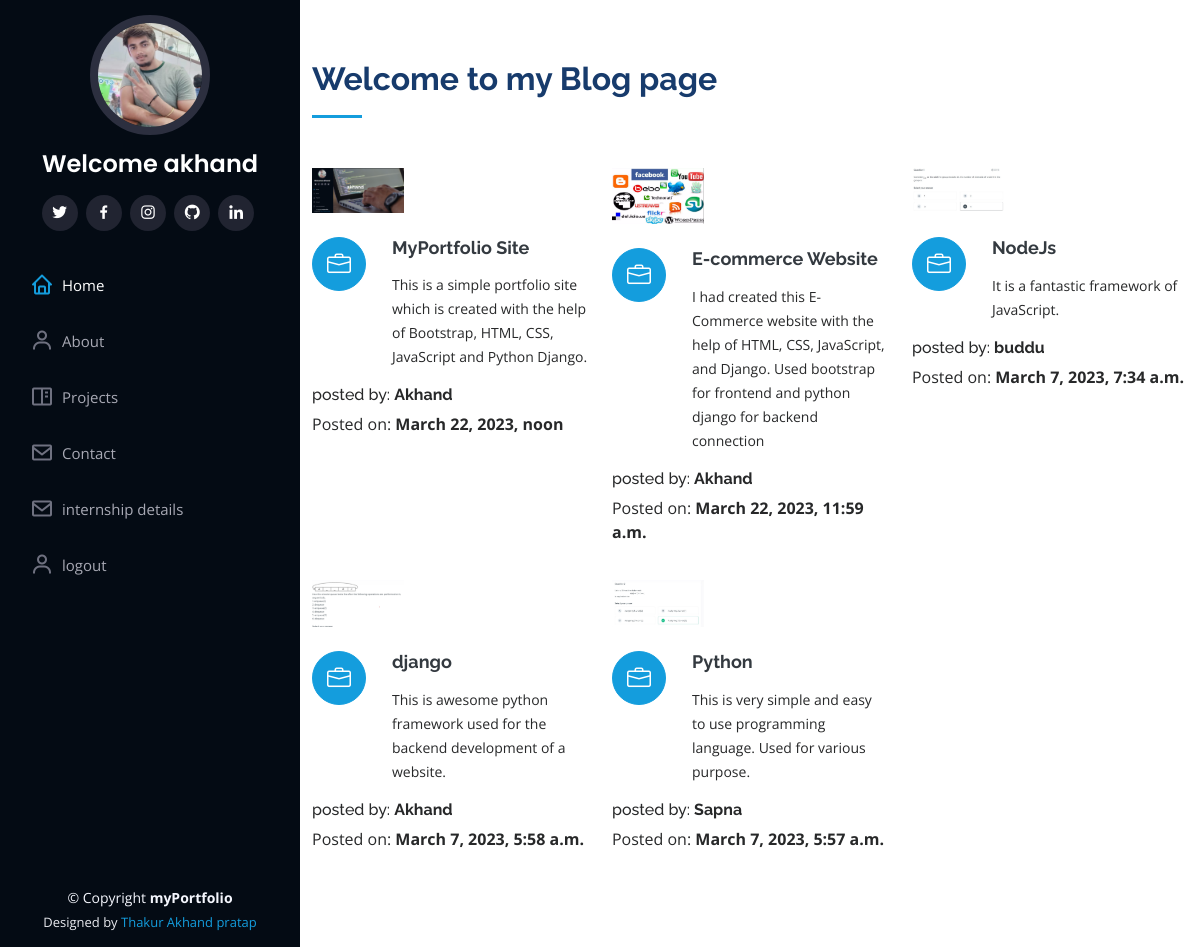
Page /blog/ (signed in) on the committed database.
### portfolio/models.py (models this page shows, shortened)
class Blog(models.Model):
    title=models.CharField(max_length=60)
    description=models.TextField()
    authname=models.CharField(max_length=15)
    img=models.ImageField(upload_to='blog',blank=True,null=True)
    timeStamp=models.DateTimeField(auto_now_add=True)

### portfolio/views.py (the view)
# urls.py: path('blog/',views.handleblog,name='handleblog'),
def handleblog(request):
    posts=Blog.objects.all()
    context={"posts":posts}
    return render(request,'handleblog.html',context)

### templates/handleblog.html (shortened to what this page needs)
{% extends "basic.html" %}
{% block body %}
{% load static %}
    <section id="services" class="services">
        <div class="container">
          <div class="section-title">
            <h2>Welcome to my Blog page</h2>
          </div>
          <div class="row">
           {% for post in posts reversed  %}
           <div class="col-lg-4 col-md-6 icon-box" data-aos="fade-up">
            <div class="col-lg-4" data-aos="fade-right">
                <img src="{{post.img.url}}" class="img-fluid" alt="no-image">
              </div>
              <br>
            <div class="icon"><i class="bi bi-briefcase"></i></div>
            <h4 class="title"><a href="">{{post.title}}</a></h4>
            <p class="description">{{post.description}}</p>
            <h6>posted by: <strong> {{post.authname}}</strong></h6>
            <p class="">Posted on: <strong>{{post.timeStamp}}</strong></p>
          </div>
            {% endfor %}
          </div>
        </div>
      </section>
{% endblock body %}

### templates/basic.html (shortened to what this page needs)
{% load static %}
<!DOCTYPE html>
<html lang="en">
<head>
  <link href="{% static 'assets/vendor/aos/aos.css' %}" rel="stylesheet">
  <link href="{% static 'assets/vendor/bootstrap/css/bootstrap.min.css' %}" rel="stylesheet">
  <link href="{% static 'assets/vendor/bootstrap-icons/bootstrap-icons.css' %}" rel="stylesheet">
  <link href="{% static 'assets/vendor/boxicons/css/boxicons.min.css' %}" rel="stylesheet">
  <link href="{% static 'assets/vendor/glightbox/css/glightbox.min.css' %}" rel="stylesheet">
  <link href="{% static 'assets/vendor/swiper/swiper-bundle.min.css' %}" rel="stylesheet">
  <link href="{% static 'assets/css/style.css' %}" rel="stylesheet">
</head>
<body>
  <header id="header">
    <div class="d-flex flex-column">
      <div class="profile">
        <img src="{% static 'assets/img/profile.jpeg' %}" alt="" class="img-fluid rounded-circle">
        <h1 class="text-light"><a href="index.html">Welcome {{user.username}}</a></h1>
        <div class="social-links mt-3 text-center">
          <a href="https://twitter.com/home" class="twitter"target="__blank"><i class="bx bxl-twitter"></i></a>
          <a href="https://www.facebook.com/profile.php?id=100035635520962" class="facebook"target="__blank"><i class="bx bxl-facebook"></i></a>
          <a href="#" class="instagram"><i class="bx bxl-instagram"target="__blank"></i></a>
          <a href="ttps://github.com/Akhand-123/textUtiles.git" class="github"target="__blank"><i class="bx bxl-github"target="__blank"></i></a>
          <a href="https://www.linkedin.com/in/akhand-pratap-singh-742aa1230/" class="linkedin"target="__blank"><i class="bx bxl-linkedin"></i></a>
        </div>
      </div>
      <nav id="navbar" class="nav-menu navbar">
        <ul>
          <li><a href="/" class="nav-link scrollto active"><i class="bx bx-home"></i> <span>Home</span></a></li>
          <li><a href="/about" class="nav-link scrollto"><i class="bx bx-user"></i> <span>About</span></a></li>
          <li><a href="/blog" class="nav-link scrollto"><i class="bx bx-book-content"></i> <span>Projects</span></a></li>
          <li><a href="/contact" class="nav-link scrollto"><i class="bx bx-envelope"></i> <span>Contact</span></a></li>
          <li><a href="/internshipdetails" class="nav-link scrollto"><i class="bx bx-envelope"></i> <span>internship details </span></a></li>
          {% if not request.user.is_authenticated %}
          <li><a href="/auth/signup" class="nav-link scrollto"><i class="bx bx-user"></i> <span>SignUp</span></a></li>
          <li><a href="/auth/login/" class="nav-link scrollto"><i class="bx bx-user"></i> <span>LogIn</span></a></li>
          {% else %}
          <li><a href="/auth/logout" class="nav-link scrollto"><i class="bx bx-user"></i> <span>logout</span></a></li>
          {% endif %}
        </ul>
      </nav>
    </div>
  </header>
  <main id="main">
    {% block body %}
    {% endblock body %}
  </main>
  <footer id="footer">
    <div class="container">
      <div class="copyright">
        &copy; Copyright <strong><span>myPortfolio</span></strong>
      </div>
      <div class="credits">
        Designed by <a href="">Thakur Akhand pratap</a>
      </div>
    </div>
  </footer>
</body>
</html>

### static/assets/css/style.css (style rules this page uses)
body { font-family: "Open Sans", sans-serif; color: #272829; }
a { color: #149ddd; text-decoration: none; }
h1, h2, h3, h4, h5, h6 { font-family: "Raleway", sans-serif; }
#header { position: fixed; top: 0; left: 0; bottom: 0; width: 300px; transition: all ease-in-out 0.5s; z-index: 9997; transition: all 0.5s; padding: 0 15px; background: #040b14; overflow-y: auto; }
#header .profile img { margin: 15px auto; display: block; width: 120px; border: 8px solid #2c2f3f; }
#header .profile h1 { font-size: 24px; margin: 0; padding: 0; font-weight: 600; -moz-text-align-last: center; text-align-last: center; font-family: "Poppins", sans-serif; }
#header .profile h1 a, #header .profile h1 a:hover { color: #fff; text-decoration: none; }
#header .profile .social-links a { font-size: 18px; display: inline-block; background: #212431; color: #fff; line-height: 1; padding: 8px 0; margin-right: 4px; border-radius: 50%; text-align: center; width: 36px; height: 36px; transition: 0.3s; }
#main { margin-left: 300px; }
.nav-menu { padding: 30px 0 0 0; }
.nav-menu * { margin: 0; padding: 0; list-style: none; }
.nav-menu>ul>li { position: relative; white-space: nowrap; }
.nav-menu a, .nav-menu a:focus { display: flex; align-items: center; color: #a8a9b4; padding: 12px 15px; margin-bottom: 8px; transition: 0.3s; font-size: 15px; }
.nav-menu a i, .nav-menu a:focus i { font-size: 24px; padding-right: 8px; color: #6f7180; }
.nav-menu a:hover, .nav-menu .active, .nav-menu .active:focus, .nav-menu li:hover>a { text-decoration: none; color: #fff; }
.nav-menu a:hover i, .nav-menu .active i, .nav-menu .active:focus i, .nav-menu li:hover>a i { color: #149ddd; }
section { padding: 60px 0; overflow: hidden; }
.section-title { padding-bottom: 30px; }
.section-title h2 { font-size: 32px; font-weight: bold; margin-bottom: 20px; padding-bottom: 20px; position: relative; color: #173b6c; }
.section-title h2::after { content: ""; position: absolute; display: block; width: 50px; height: 3px; background: #149ddd; bottom: 0; left: 0; }
.services .icon-box { margin-bottom: 20px; }
.services .icon { float: left; display: flex; align-items: center; justify-content: center; width: 54px; height: 54px; background: #149ddd; border-radius: 50%; transition: 0.5s; border: 1px solid #149ddd; }
.services .icon i { color: #fff; font-size: 24px; line-height: 0; }
.services .title { margin-left: 80px; font-weight: 700; margin-bottom: 15px; font-size: 18px; }
.services .title a { color: #343a40; }
.services .description { margin-left: 80px; line-height: 24px; font-size: 14px; }
#footer { padding: 15px; color: #f4f6fd; font-size: 14px; position: fixed; left: 0; bottom: 0; width: 300px; z-index: 9999; background: #040b14; }
#footer .copyright { text-align: center; }
#footer .credits { padding-top: 5px; text-align: center; font-size: 13px; color: #eaebf0; }

### rows in the picture
Blog: img (picture), title "MyPortfolio Site", description "This is a simple portfolio site which is created with the help of Bootstrap, HTML, CSS, JavaScript and Python Django.", authname "Akhand", timeStamp "March 22, 2023, noon"
Blog: img (picture), title "E-commerce Website", description "I had created this E-Commerce website with the help of HTML, CSS, JavaScript, and Django. Used bootstrap for frontend and python django for backend connection", authname "Akhand", timeStamp "March 22, 2023, 11:59 a.m."
Blog: img (picture), title "NodeJs", description "It is a fantastic framework of JavaScript.", authname "buddu", timeStamp "March 7, 2023, 7:34 a.m."
Blog: img (picture), title "django", description "This is awesome python framework used for the backend development of a website.", authname "Akhand", timeStamp "March 7, 2023, 5:58 a.m."
Blog: img (picture), title "Python", description "This is very simple and easy to use programming language. Used for various purpose.", authname "Sapna", timeStamp "March 7, 2023, 5:57 a.m."

### other values in the picture
{{ user.username }} "akhand"
